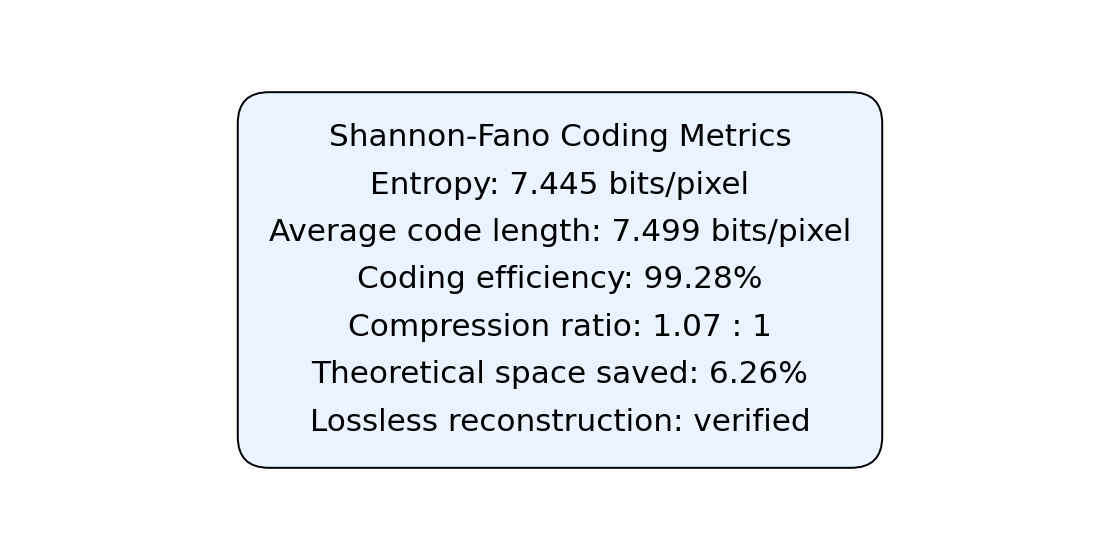
#> input picture Shannon_fano_coding/Output/shannon_fano_metrics_summary.png, 1120 x 560 px
$ python shannon_fano_coding.py Output/shannon_fano_metrics_summary.png
#> lines starting #> are read from the running program, lines starting #| are printed output that depends on the picture
"""Manual Shannon-Fano source coding for greyscale images."""
from __future__ import annotations
import argparse
from pathlib import Path
import matplotlib
import numpy as np
from PIL import Image
matplotlib.use("Agg")
import matplotlib.pyplot as plt

def grey(image: np.ndarray) -> np.ndarray:
    return image.astype(np.uint8) if image.ndim == 2 else (0.299 * image[..., 0] + .587 * image[..., 1] + .114 * image[..., 2]).astype(np.uint8)

def codebook(probabilities: dict[int, float]) -> dict[int, str]:
    """Recursively split symbols into probability-balanced Shannon-Fano groups."""
    items, codes = sorted(probabilities.items(), key=lambda item: item[1], reverse=True), {}
    def split(group: list[tuple[int, float]], prefix: str) -> None:
        if len(group) == 1: codes[group[0][0]] = prefix or "0"; return
        total, running, index, best = sum(p for _, p in group), 0., 1, float("inf")
        for i, (_, probability) in enumerate(group[:-1], 1):
            running += probability
            if abs(total - 2 * running) < best: best, index = abs(total - 2 * running), i
        split(group[:index], prefix + "0"); split(group[index:], prefix + "1")
    split(items, "")
    return codes

def decode(stream: str, codes: dict[int, str], shape: tuple[int, int]) -> np.ndarray:
    reverse, token, result = {code: symbol for symbol, code in codes.items()}, "", []
    for bit in stream:
        token += bit
        if token in reverse: result.append(reverse[token]); token = ""
    return np.asarray(result, dtype=np.uint8).reshape(shape)

def report_figures(image: np.ndarray, codes: dict[int, str], frequencies: dict[int, int], data: dict[str, float], output: Path) -> dict[str, Path]:
    lut = np.array([len(codes.get(i, "")) for i in range(256)]); bit_map = lut[image]
    fig, ax = plt.subplots(figsize=(7, 5)); plot = ax.imshow(bit_map, cmap="plasma"); fig.colorbar(plot, ax=ax, label="Bits per pixel"); ax.set_title("Shannon-Fano codeword length map"); ax.axis("off"); fig.tight_layout(); heatmap = output / "shannon_fano_bit_length_map.png"; fig.savefig(heatmap, dpi=140); plt.close(fig)
    lengths: dict[int, float] = {}
    for symbol, count in frequencies.items(): lengths[len(codes[symbol])] = lengths.get(len(codes[symbol]), 0) + count / image.size * 100
    fig, ax = plt.subplots(figsize=(7, 4.5)); ax.bar(lengths.keys(), lengths.values()); ax.set(title="Shannon-Fano codeword length distribution", xlabel="Codeword length (bits)", ylabel="Pixel frequency (%)"); fig.tight_layout(); distribution = output / "shannon_fano_length_distribution.png"; fig.savefig(distribution, dpi=140); plt.close(fig)
    fig, ax = plt.subplots(figsize=(8, 4)); ax.axis("off"); text = "\n".join(("Shannon-Fano Coding Metrics", f"Entropy: {data['entropy']:.3f} bits/pixel", f"Average code length: {data['average']:.3f} bits/pixel", f"Coding efficiency: {data['efficiency']:.2f}%", f"Compression ratio: {data['ratio']:.2f} : 1", f"Theoretical space saved: {data['savings']:.2f}%", "Lossless reconstruction: verified")); ax.text(.5, .5, text, ha="center", va="center", fontsize=16, linespacing=1.8, bbox={"boxstyle":"round,pad=1", "facecolor":"#eaf3ff"}); fig.tight_layout(); summary = output / "shannon_fano_metrics_summary.png"; fig.savefig(summary, dpi=140); plt.close(fig)
    return {heatmap.name: heatmap, distribution.name: distribution, summary.name: summary}

def process(input_path: Path, output_dir: Path) -> tuple[dict[str, Path], dict[str, float]]:
    output_dir.mkdir(parents=True, exist_ok=True); image = grey(np.asarray(Image.open(input_path).convert("RGB")))
    counts = np.bincount(image.ravel(), minlength=256); frequencies = {i:int(n) for i,n in enumerate(counts) if n}; probabilities = {i:n/image.size for i,n in frequencies.items()}; codes = codebook(probabilities)
#> after `counts = np.bincount(image.ravel(), minlength=256)`: counts = 256 values, max 382972 at index 255, min 0 at index 2, mean 2450
#> after `frequencies = {i: int(n) for i, n in enumerate(counts) if n}`: frequencies = 244 items
#> after `probabilities = {i: n / image.size for i, n in frequencies.items()}`: probabilities = 244 items
#> in codebook, `items, codes = sorted(probabilities.items(), key=lambda item: item[1],..`: items = 244 pairs, first value 0 to 255, second value 6.38e-06 to 0.611
#> in split, `total, running, index, best = sum(p for _, p in group), 0., 1, float("..`: total = 1; running = 0; index = 1; best = inf
#> the loop in split, `for i, (_, probability) in enumerate(group[:-1], 1):` made 243 passes
#> (probability, running, best, index) on pass 1: (0.611, 0.611, 0.221, 1)
#> (probability, running) on passes 2 to 7: (0.338, 0.948), (0.0216, 0.97), (0.00191, 0.972), (0.0019, 0.974), (0.00108, 0.975), (0.00105, 0.976)
#> after the loop in split, `for i, (_, probability) in enumerate(group[:-1], 1):`: best = 0.221; index = 1
#> after `codes = codebook(probabilities)`: codes = 244 items
    stream = "".join(codes[int(value)] for value in image.ravel()); reconstructed = decode(stream, codes, image.shape); assert np.array_equal(image, reconstructed), "Lossless reconstruction failed."
#> in decode, `reverse, token, result = {code: symbol for symbol, code in codes.items..`: token = ''; result = []
#> the loop in decode, `for bit in stream:` made 1041355 passes
#> after the loop in decode, `for bit in stream:`: result = 627200 items; token = ''
    entropy = -sum(p * np.log2(p) for p in probabilities.values()); average = sum(probabilities[i] * len(codes[i]) for i in probabilities); data = {"entropy":entropy, "average":average, "efficiency":entropy / average * 100, "ratio":8 / average, "savings":(1 - len(stream)/(image.size*8))*100}
#> after `entropy = -sum((p * np.log2(p) for p in probabilities.values()))`: entropy = 1.44
#> after `average = sum((probabilities[i] * len(codes[i]) for i in probabilities`: average = 1.66
#> after `data = {'entropy': entropy, 'average': average, 'efficiency': entropy `: data = {'entropy': 1.44, 'average': 1.66, 'efficiency': 86.98, 'ratio': 4.82, 'savings': 79.25}
    original, decoded = output_dir / "shannon_fano_original_grey.png", output_dir / "shannon_fano_decoded.png"; Image.fromarray(image).save(original); Image.fromarray(reconstructed).save(decoded)
    saved = {original.name: original, decoded.name: decoded}; saved.update(report_figures(image, codes, frequencies, data, output_dir)); return saved, data
#> in report_figures, `fig, ax = plt.subplots(figsize=(7, 5))`:
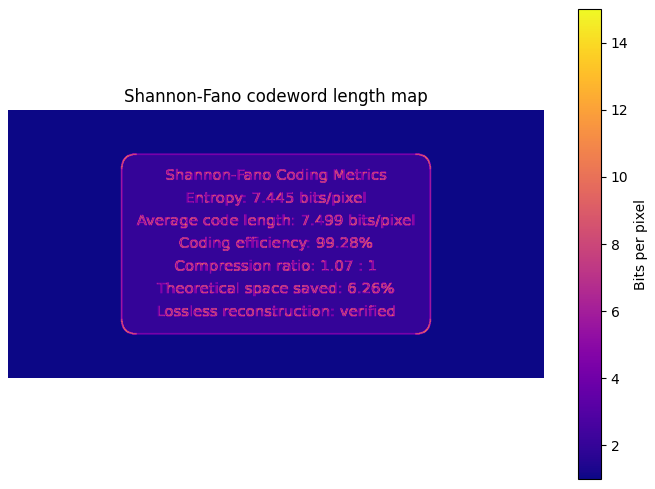
#> figure drawn by matplotlib, 2 panels
#> in report_figures, `fig, ax = plt.subplots(figsize=(7, 4.5))`:
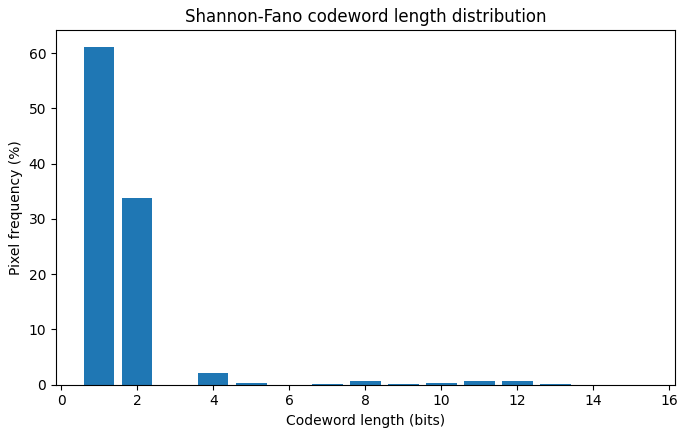
#> figure drawn by matplotlib, 1 panel; tallest bar 61.06 high, from x = 0.6 to 1.4

if __name__ == "__main__":
    parser = argparse.ArgumentParser(description="Manual Shannon-Fano image coding."); parser.add_argument("input", type=Path); parser.add_argument("--output", type=Path, default=Path(__file__).resolve().parent / "Output"); args = parser.parse_args(); _, metrics = process(args.input, args.output); print(f"Lossless reconstruction verified. Compression ratio: {metrics['ratio']:.2f}:1")
#> after `_, metrics = process(args.input, args.output)`: metrics has the same summary as data in process
